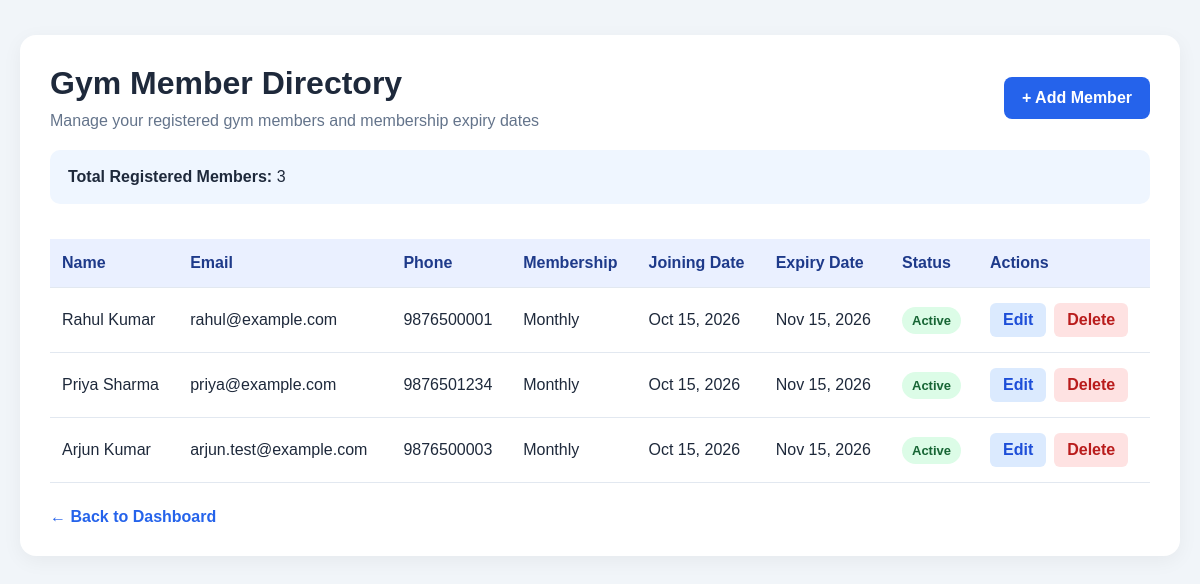
The page /members/ on the database its author committed.
### gym/models.py (models this page shows, shortened)
class Member(models.Model):
    MEMBERSHIP_CHOICES = [
        ('Monthly', 'Monthly'),
        ('Quarterly', 'Quarterly'),
        ('Yearly', 'Yearly'),
    ]
    name = models.CharField(max_length=100)
    email = models.EmailField(unique=True)
    phone = models.CharField(max_length=15)
    membership_type = models.CharField(
        max_length=20,
        choices=MEMBERSHIP_CHOICES
    )
    joining_date = models.DateField()
    expiry_date = models.DateField(null=True, blank=True)
    is_active = models.BooleanField(default=True)

### gym/views.py (the view)
# urls.py: path('members/', views.member_list, name='member_list'),
def member_list(request):
    members = Member.objects.all().order_by('-joining_date')
    context = {
        'members': members,
        'today': date.today(),
    }
    return render(request, 'gym/member_list.html', context)

### gym/templates/gym/member_list.html (shortened to what this page needs)
<!DOCTYPE html>
<html lang="en">
<head>
</head>
<body>
    <div class="container">
        <div class="topbar">
            <div>
                <h1>Gym Member Directory</h1>
                <p class="subtitle">
                    Manage your registered gym members and membership expiry dates
                </p>
            </div>
            <a class="button" href="{% url 'add_member' %}">
                + Add Member
            </a>
        </div>
        <div class="summary">
            <strong>Total Registered Members:</strong>
            {{ members|length }}
        </div>
        <div class="table-wrapper">
            <table>
                <thead>
                    <tr>
                        <th>Name</th>
                        <th>Email</th>
                        <th>Phone</th>
                        <th>Membership</th>
                        <th>Joining Date</th>
                        <th>Expiry Date</th>
                        <th>Status</th>
                        <th>Actions</th>
                    </tr>
                </thead>
                <tbody>
                    {% for member in members %}
                    <tr>
                        <td>{{ member.name }}</td>
                        <td>{{ member.email }}</td>
                        <td>{{ member.phone }}</td>
                        <td>{{ member.membership_type }}</td>
                        <td>{{ member.joining_date|date:"M d, Y" }}</td>
                        <td>
                            {% if member.expiry_date %}
                                {{ member.expiry_date|date:"M d, Y" }}
                            {% else %}
                                <span class="not-set">Not set</span>
                            {% endif %}
                        </td>
                        <td>
                            {% if not member.is_active %}
                                <span class="status inactive">Inactive</span>
                            {% elif member.expiry_date and member.expiry_date < today %}
                                <span class="status expired">Expired</span>
                            {% else %}
                                <span class="status active">Active</span>
                            {% endif %}
                        </td>
                        <td>
                            <div class="actions">
                                <a class="edit-button"
                                   href="{% url 'edit_member' member.id %}">
                                    Edit
                                </a>
                                <a class="delete-button"
                                   href="{% url 'delete_member' member.id %}">
                                    Delete
                                </a>
                            </div>
                        </td>
                    </tr>
                    {% empty %}
                    <tr>
                        <td colspan="8">No members registered yet.</td>
                    </tr>
                    {% endfor %}
                </tbody>
            </table>
        </div>
        <div class="footer">
            <a class="back-link" href="{% url 'dashboard' %}">
                &larr; Back to Dashboard
            </a>
        </div>
    </div>
</body>
</html>

### gym/templates/gym/member_list.html (style rules this page uses)
* { box-sizing: border-box; }
body { margin: 0; padding: 35px 20px; font-family: Arial, sans-serif; background: #f1f5f9; color: #1e293b; }
.container { max-width: 1450px; margin: auto; background: white; padding: 30px; border-radius: 16px; box-shadow: 0 5px 20px #0000000d; }
.topbar { display: flex; justify-content: space-between; align-items: center; flex-wrap: wrap; gap: 15px; margin-bottom: 20px; }
h1 { margin: 0 0 10px; font-size: 32px; }
.subtitle { color: #64748b; margin: 0; }
.button { display: inline-block; background: #2563eb; color: white; padding: 12px 18px; border-radius: 8px; text-decoration: none; font-weight: bold; }
.summary { background: #eff6ff; padding: 18px; border-radius: 10px; margin: 20px 0; }
.table-wrapper { overflow-x: auto; }
table { width: 100%; border-collapse: collapse; margin-top: 15px; }
th, td { text-align: left; padding: 15px 12px; border-bottom: 1px solid #e2e8f0; white-space: nowrap; }
th { background: #eaf0ff; color: #1e3a8a; }
.status { display: inline-block; padding: 6px 10px; border-radius: 20px; font-size: 13px; font-weight: bold; }
.active { background: #dcfce7; color: #166534; }
.actions { display: flex; align-items: center; gap: 8px; }
.edit-button, .delete-button { display: inline-block; padding: 8px 13px; border-radius: 6px; text-decoration: none; font-weight: bold; }
.edit-button { background: #dbeafe; color: #1d4ed8; }
.delete-button { background: #fee2e2; color: #b91c1c; }
.footer { margin-top: 25px; }
.back-link { color: #2563eb; text-decoration: none; font-weight: bold; }

### rows shown on the page
Member: name "Rahul Kumar", email "rahul@example.com", phone "9876500001", membership_type "Monthly", joining_date "Oct 15, 2026", expiry_date "Nov 15, 2026", is_active "Active"
Member: name "Priya Sharma", email "priya@example.com", phone "9876501234", membership_type "Monthly", joining_date "Oct 15, 2026", expiry_date "Nov 15, 2026", is_active "Active"
Member: name "Arjun Kumar", email "arjun.test@example.com", phone "9876500003", membership_type "Monthly", joining_date "Oct 15, 2026", expiry_date "Nov 15, 2026", is_active "Active"

### other values the page prints
{{ members|length }} "3"
